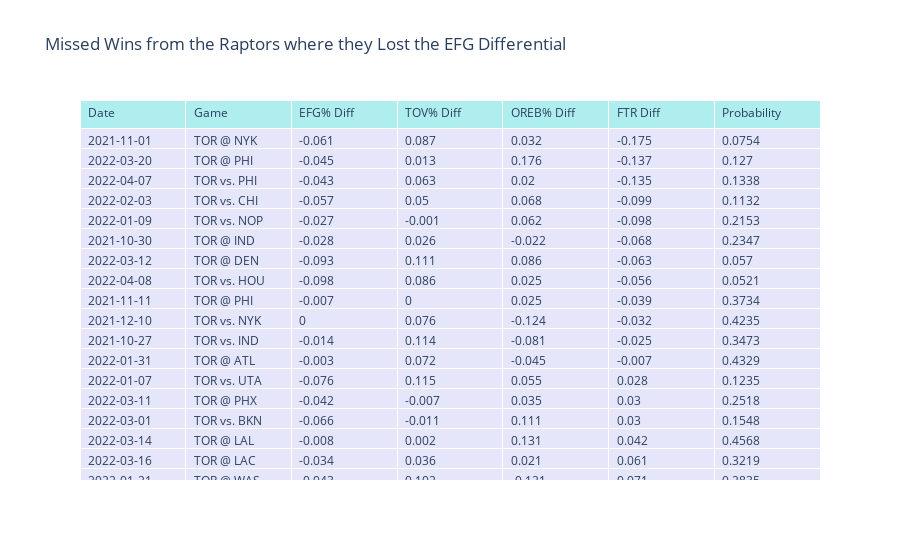

Notebook cell for this chart:
### Code cell
lost_efg = go.Figure(data=[go.Table(
    header=dict(values=['Date','Game', 'EFG% Diff', 'TOV% Diff', 'OREB% Diff','FTR Diff', 'Probability'],
                fill_color='paleturquoise',
                align='left'),
    cells=dict(values=[not_efg['GAME_DATE'],not_efg['MATCHUP'], np.round(not_efg['EFG_Diff'],4), np.round(not_efg['TOV_PCT_Diff'],4),np.round(not_efg['OREB_PCT_Diff'],4),np.round(not_efg['FT_RATE_Diff'],4), np.round(not_efg['Win Probability'],4)],
               fill_color='lavender',
               align='left'))
])

lost_efg.update_layout(title_text = "Missed Wins from the Raptors where they Lost the EFG Differential")
lost_efg.show()
report = dp.Report(
    dp.Plot(lost_efg)
    )



report.upload(formatting = dp.ReportFormatting(width=dp.ReportWidth.FULL, text_alignment=dp.TextAlignment.LEFT),name='Missed Wins EFG Games', publicly_visible=True)

### Figure 1 — Plotly figure (JSON) as saved in the notebook; plotly's stock layout.template omitted (floating-point values rounded to 4 significant figures; data arrays with more than 128 entries replaced by an {"elided": "..."} marker saying what was removed)
{"data": [{"cells": {"align": "left", "fill": {"color": "lavender"}, "values": {"elided": "7x21 mixed values"}}, "header": {"align": "left", "fill": {"color": "paleturquoise"}, "values": ["Date", "Game", "EFG% Diff", "TOV% Diff", "OREB% Diff", "FTR Diff", "Probability"]}, "type": "table"}], "layout": {"title": {"text": "Missed Wins from the Raptors where they Lost the EFG Differential"}}}
